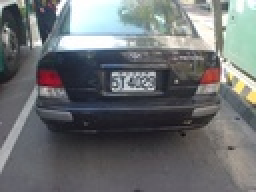
%> input picture LPR_1/LPR_1/image.jpg, 128 x 96 px, shrunk from 640 x 480 before the run (shown 2 times larger)
$ octave --eval "result = integration_JNB(imread('../../../LPR_1/LPR_1/image.jpg'));"   (GNU Octave 9; MATLAB toolbox functions it lacks are replaced by stand-ins)
%> lines starting %> are read from the running program, lines starting %| are printed output that depends on the picture
### Final Project code/JNB/JNB/JNBM_compute.m
%=====================================================================
% File: JNBM_compute.m
% Original code written by Rony Ferzli, IVU Lab (http://ivulab.asu.edu)
% Code modified by Lina Karam
% Last Revised: September 2009 by Lina Karam
%=====================================================================
% Copyright Notice:
% Copyright (c) 2007-2009 Arizona Board of Regents.
% All Rights Reserved.
% Contact: Lina Karam (karam@asu.edu) and Rony Ferzli (rony.ferzli@asu.edu)
% Image, Video, and Usabilty (IVU) Lab, http://ivulab.asu.edu
% Arizona State University
% This copyright statement may not be removed from this file or from
% modifications to this file.
% This copyright notice must also be included in any file or product
% that is derived from this source file.
%
% Redistribution and use of this code in source and binary forms,
% with or without modification, are permitted provided that the
% following conditions are met:
% - Redistribution's of source code must retain the above copyright
% notice, this list of conditions and the following disclaimer.
% - Redistribution's in binary form must reproduce the above copyright
% notice, this list of conditions and the following disclaimer in the
% documentation and/or other materials provided with the distribution.
% - The Image, Video, and Usability Laboratory (IVU Lab,
% http://ivulab.asu.edu) is acknowledged in any publication that
% reports research results using this code, copies of this code, or
% modifications of this code.
% The code and our papers are to be cited in the bibliography as:
% R. Ferzli and L. J. Karam, "JNB Sharpness Metric Software",
% http://ivulab.asu.edu
%
% R. Ferzli and L. J. Karam, "A No-Reference Objective Image Sharpness
% Metric Based on the Notion of Just Noticeable Blur (JNB)," IEEE
% Transactions on Image Processing, vol. 18, no. 4, pp. 717-728, April
% 2009.
%
% DISCLAIMER:
% This software is provided by the copyright holders and contributors
% "as is" and any express or implied warranties, including, but not
% limited to, the implied warranties of merchantability and fitness for
% a particular purpose are disclaimed. In no event shall the Arizona
% Board of Regents, Arizona State University, IVU Lab members, or
% contributors be liable for any direct, indirect, incidental, special,
% exemplary, or consequential damages (including, but not limited to,
% procurement of substitute goods or services; loss of use, data, or
% profits; or business interruption) however caused and on any theory
% of liability, whether in contract, strict liability, or tort
% (including negligence or otherwise) arising in any way out of the use
% of this software, even if advised of the possibility of such damage.
%

function [metric] = JNBM_compute(A)
%A = imfilter(A,1/9*ones(3,3));
beta = 3.6;
T = 0.002;
A = double(A);
[m, n] = size(A);
rb = 64;
rc = 64;
count = 1;

C=1:255;

widthjnb = [5*ones(1,60) 3*ones(1,30) 3*ones(1,180)];


for i=1:floor(m/rb)
    for j=1:floor(n/rc)
        row =  rb*(i-1)+1:rb*i;
        col = rc*(j-1)+1:rc*j;
        A_temp = A(row,col);
        % check if block to be processed
        decision = get_edgeblocks_mod(A_temp,T);
        if (decision==1)
           local_width = edge_width(A_temp);
           Ac_meas = blkproc(A_temp,[rb rc],@get_contrast_block);
           Ajnb = widthjnb(Ac_meas+1);
           temp(count) = sum(abs(local_width./Ajnb).^beta).^(1/beta);
           count = count + 1;
        end
    end
end

blockrow = floor(m/rb);
blockcol = floor(n/rc);
L = blockrow*blockcol;
metric = (L/(sum(temp.^beta).^(1/beta)));

%
% [104 lines left out: function edge_width, not called in this run]
%w(ei);%是??ei的?量?度；通??算一?方向上灰度值增加的像素值，同??算?另一?方向上灰度值??的像素值，???度即??像素值之和，?掉??像素。


% [10 lines left out: function get_edgeblocks_mod, not called in this run]

%
% [5 lines left out: function get_contrast_block, not called in this run]

### Final Project code/JNB/JNB/integration_JNB.m
function out = integration_JNB(image)
    G0=image;
%> G0 is the input picture: size 96x128x3 uint8; mean R, G, B 108.4, 111.6, 113.3
    G1 = imgaussfilt(image, 0.4);
    G2 = imgaussfilt(image, 0.8);
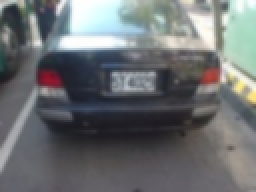
%> G2: size 96x128x3 uint8 (shown 2 times larger); mean R, G, B 108.4, 111.6, 113.3; mean of the top-left, top-right, bottom-left and bottom-right quarters 123, 149.2, 81.5, 90.8
    G3 = imgaussfilt(image, 1.2);
    G4 = imgaussfilt(image, 1.6);
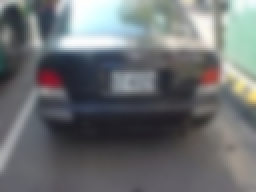
%> G4: size 96x128x3 uint8 (shown 2 times larger); mean R, G, B 108.4, 111.6, 113.3; mean of the top-left, top-right, bottom-left and bottom-right quarters 122.8, 149.1, 81.6, 90.9
    G5 = imgaussfilt(image, 2.0);
    G6 = imgaussfilt(image, 2.4);
    G7 = imgaussfilt(image, 2.8);
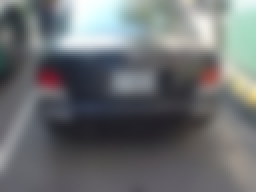
%> G7: size 96x128x3 uint8 (shown 2 times larger); mean R, G, B 108.5, 111.7, 113.3
    G8 = imgaussfilt(image, 3.2);
    G9 = imgaussfilt(image, 3.6);
    G10 = imgaussfilt(image, 4.0);

    J0 = JNBM_compute(uint8(G0));
%> after the loop in JNBM_compute, `for i=1:floor(m/rb)`: Ac_meas = 230; Ajnb = 3; count = 7; local_width = 82 values, max 6 at index 53, min 2 at index 3, mean 2.88; temp = [5.24 4.68 4.16 4.27 4.35 4]
%> in JNBM_compute, `metric = (L/(sum(temp.^beta).^(1/beta)));`: metric = 0.81
%> J0 = 0.81
    J1 = JNBM_compute(uint8(G1));
%> J1 = 0.754
    J2 = JNBM_compute(uint8(G2));
%> J2 = 0.499
    J3 = JNBM_compute(uint8(G3));
%> J3 = 0.43
    J4 = JNBM_compute(uint8(G4));
%> J4 = 0.321
    J5 = JNBM_compute(uint8(G5));
%> J5 = 0.242
    J6 = JNBM_compute(uint8(G6));
%> J6 = 0.225
    J7 = JNBM_compute(uint8(G7));
%> J7 = 0.222
    J8 = JNBM_compute(uint8(G8));
%> J8 = 0.208
    J9 = JNBM_compute(uint8(G9));
%> J9 = 0.187
    J10 = JNBM_compute(uint8(G10));
%> J10 = 0.187

out = [J0,J1,J2,J3,J4,J5,J6,J7,J8,J9,J10];
%> out = [0.81 0.754 0.499 0.43 0.321 0.242 0.225 0.222 0.208 0.187 0.187]
%> `result = integration_JNB(imread('../../../LPR_1/LPR_1/image.jpg'));`: result has the same summary as out in integration_JNB
end
